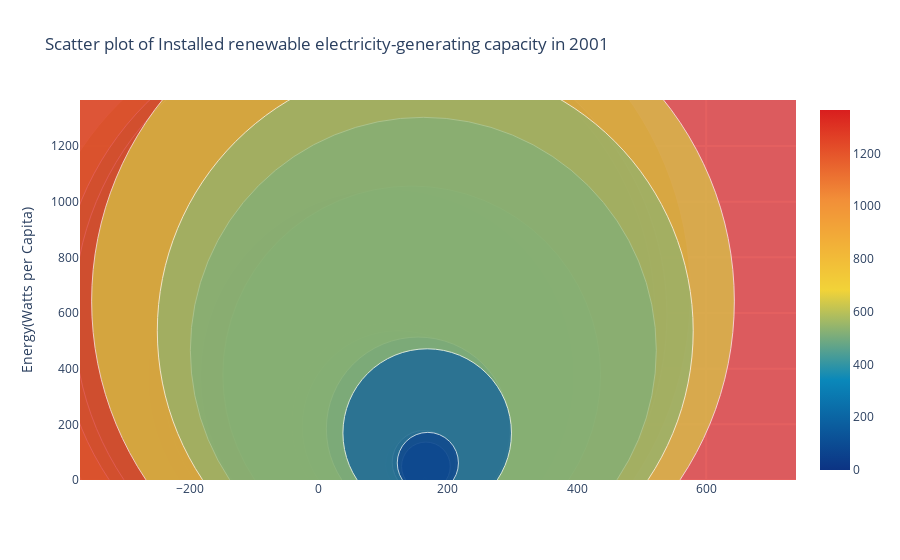

Notebook code for this chart:
### Code cell
l=[]
trace0= go.Scatter(
        y= data['2001'],
        mode= 'markers',
        name='Energy(Watts per Capita)',
        marker= dict(size= data['2001'].values,
                    line= dict(width=1),
                    color= data['2001'].values,
                    opacity= 0.7,
                    colorscale='Portland',
                    showscale=True),
        text= data['GeoAreaName'].values) # The hover text goes here... 
l.append(trace0);

layout= go.Layout(
    title= 'Scatter plot of Installed renewable electricity-generating capacity in 2001',
    hovermode= 'closest',
    xaxis= dict(
#        title= 'Pop',
        ticklen= 5,
        zeroline= False,
        gridwidth= 2,
    ),
    yaxis=dict(
        title= 'Energy(Watts per Capita)',
        ticklen= 5,
        gridwidth= 2,
    ),
    showlegend= False,
)
fig= go.Figure(data=l, layout=layout)
py.iplot(fig)

### Figure 1 — Plotly figure (JSON) as saved in the notebook; plotly's stock layout.template omitted (floating-point values rounded to 4 significant figures; data arrays with more than 128 entries replaced by an {"elided": "..."} marker saying what was removed)
{"data": [{"marker": {"color": {"elided": "170 float values"}, "colorscale": [[0, "rgb(12,51,131)"], [0.25, "rgb(10,136,186)"], [0.5, "rgb(242,211,56)"], [0.75, "rgb(242,143,56)"], [1, "rgb(217,30,30)"]], "line": {"width": 1}, "opacity": 0.7, "showscale": true, "size": {"elided": "170 float values"}}, "mode": "markers", "name": "Energy(Watts per Capita)", "text": {"elided": "170 str values"}, "type": "scatter", "y": {"elided": "170 float values"}}], "layout": {"hovermode": "closest", "showlegend": false, "title": {"text": "Scatter plot of Installed renewable electricity-generating capacity in 2001"}, "xaxis": {"gridwidth": 2, "ticklen": 5, "zeroline": false}, "yaxis": {"gridwidth": 2, "ticklen": 5, "title": {"text": "Energy(Watts per Capita)"}}}}
